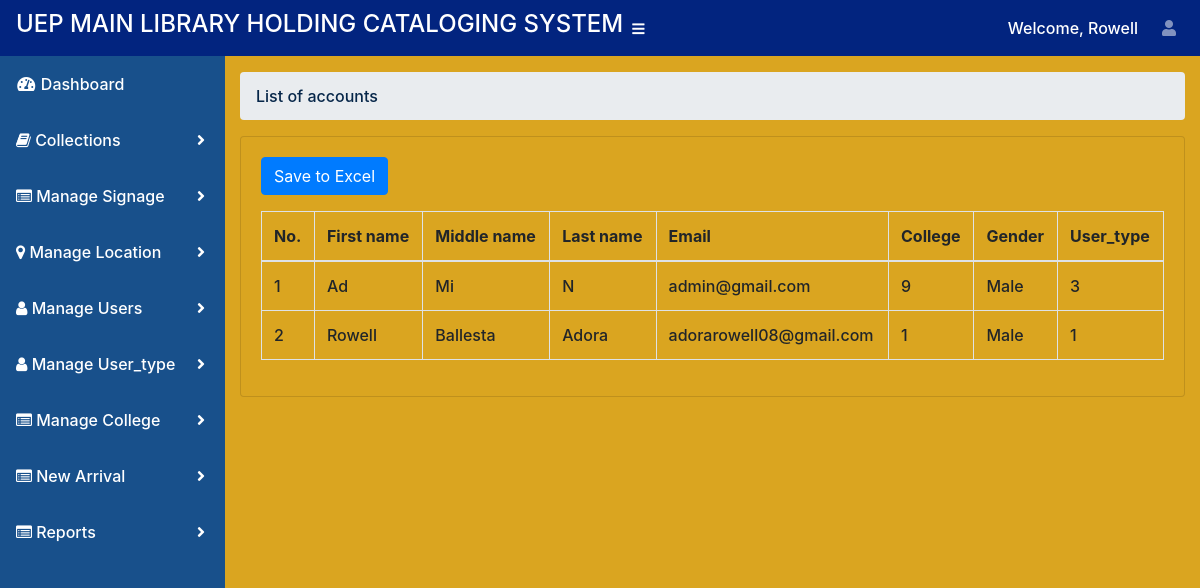
Screenshot of /admin/list_accounts.php (signed in) with the database file from the repository.
### tables this page shows
CREATE TABLE `tbl_user` (
  `id` int(11) NOT NULL,
  `first_name` varchar(100) NOT NULL,
  `middle_name` varchar(100) NOT NULL,
  `last_name` varchar(100) NOT NULL,
  `email` varchar(100) NOT NULL,
  `password` varchar(100) NOT NULL,
  `college` varchar(100) NOT NULL,
  `gender` tinytext NOT NULL COMMENT '1=male, 2=famale',
  `user_type` int(10) NOT NULL,
  `role` tinyint(50) NOT NULL COMMENT '1=admin,2=user,\r\n3=encoder1,4=encoder2,5=encoder3',
  `status` tinyint(50) NOT NULL COMMENT '1=active, 0=inactive',
  `created_at` timestamp NOT NULL DEFAULT current_timestamp() ON UPDATE current_timestamp(),
  `course` varchar(100) NOT NULL,
  `image` text NOT NULL
);

### admin/list_accounts.php (the view, shortened to what this page needs)
<?php
include ('../connection.php');
?>
<?php include('include/header.php'); ?>
<div id="wrapper">
    <?php include('include/side-bar.php'); ?>
    <div id="content-wrapper">
        <div class="container-fluid">
            <ol class="breadcrumb">
                <li class="breadcrumb-item">
                    <a href="#">List of accounts</a>
                </li>
            </ol>
            <div class="card mb-3">
                <div class="card-body">
                    <form method="post">
                        <button type="submit" name="save" class="btn btn-primary mb-3">Save to Excel</button>
                    </form>
                    <div class="table-responsive">
                        <table class="table table-bordered" width="100%" cellspacing="0">
                            <thead>
                                <tr>
                                    <th>No.</th>
                                    <th>First name</th>
                                    <th>Middle name</th>
                                    <th>Last name</th>
                                    <th>Email</th>
                                    <th>College</th>
                                    <th>Gender</th>
                                    <th>User_type</th>
                                </tr>
                            </thead>
                            <tbody>
                                <?php
                                $select_query = mysqli_query($data, "select * from tbl_user");
                                $sn = 1;
                                while($row = mysqli_fetch_array($select_query)) {
                                ?>
                                    <tr>
                                        <td><?php echo $sn; ?></td>
                                        <td><?php echo $row['first_name']; ?></td>
                                        <td><?php echo $row['middle_name']; ?></td>
                                        <td><?php echo $row['last_name']; ?></td>
                                        <td><?php echo $row['email']; ?></td>
                                        <td><?php echo $row['college']; ?></td>
                                        <td><?php echo $row['gender'] == 1 ? 'Male' : 'Female'; ?></td>
                                        <td><?php echo $row['user_type']; ?></td>
                                    </tr>
                                    <?php $sn++; } ?>
                            </tbody>
                        </table>
                    </div>
                </div>
            </div>
        </div>
    </div>
</div>
<?php include('include/footer.php'); ?>

### rows the page displays
tbl_user: first_name "Ad", middle_name "Mi", last_name "N", email "admin@gmail.com", college "9", gender "Male", user_type "3"
tbl_user: first_name "Rowell", middle_name "Ballesta", last_name "Adora", email "adorarowell08@gmail.com", college "1", gender "Male", user_type "1"

### other values shown
$first_name "Rowell"
